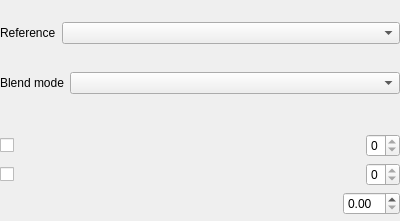
<?xml version="1.0" encoding="UTF-8"?>
<ui version="4.0">
 <class>BucketOptionsWidget</class>
 <widget class="QWidget" name="BucketOptionsWidget">
  <property name="geometry">
   <rect>
    <x>0</x>
    <y>0</y>
    <width>400</width>
    <height>221</height>
   </rect>
  </property>
  <property name="windowTitle">
   <string>Form</string>
  </property>
  <layout class="QVBoxLayout" name="verticalLayout_2">
   <property name="spacing">
    <number>6</number>
   </property>
   <property name="leftMargin">
    <number>0</number>
   </property>
   <property name="topMargin">
    <number>0</number>
   </property>
   <property name="rightMargin">
    <number>0</number>
   </property>
   <property name="bottomMargin">
    <number>6</number>
   </property>
   <item>
    <layout class="QVBoxLayout" name="verticalLayout">
     <property name="bottomMargin">
      <number>6</number>
     </property>
     <item>
      <layout class="QHBoxLayout" name="horizontalLayout_3"/>
     </item>
     <item>
      <layout class="QHBoxLayout" name="horizontalLayout_2">
       <property name="bottomMargin">
        <number>0</number>
       </property>
       <item>
        <widget class="QLabel" name="referenceLayerDescLabel">
         <property name="text">
          <string>Reference</string>
         </property>
        </widget>
       </item>
       <item>
        <widget class="QComboBox" name="referenceLayerComboBox">
         <property name="sizePolicy">
          <sizepolicy hsizetype="Expanding" vsizetype="Fixed">
           <horstretch>0</horstretch>
           <verstretch>0</verstretch>
          </sizepolicy>
         </property>
        </widget>
       </item>
      </layout>
     </item>
     <item>
      <layout class="QHBoxLayout" name="horizontalLayout_4">
       <property name="bottomMargin">
        <number>6</number>
       </property>
       <item>
        <widget class="QLabel" name="blendModeLabel">
         <property name="text">
          <string>Blend mode</string>
         </property>
        </widget>
       </item>
       <item>
        <widget class="QComboBox" name="blendModeComboBox">
         <property name="sizePolicy">
          <sizepolicy hsizetype="Expanding" vsizetype="Fixed">
           <horstretch>0</horstretch>
           <verstretch>0</verstretch>
          </sizepolicy>
         </property>
        </widget>
       </item>
      </layout>
     </item>
    </layout>
   </item>
   <item>
    <layout class="QGridLayout" name="gridLayout" rowstretch="0,0" columnstretch="0,1,0">
     <property name="sizeConstraint">
      <enum>QLayout::SetDefaultConstraint</enum>
     </property>
     <property name="topMargin">
      <number>0</number>
     </property>
     <property name="verticalSpacing">
      <number>6</number>
     </property>
     <item row="0" column="1">
      <widget class="SpinSlider" name="colorToleranceSlider" native="true">
       <property name="sizePolicy">
        <sizepolicy hsizetype="Expanding" vsizetype="Preferred">
         <horstretch>0</horstretch>
         <verstretch>0</verstretch>
        </sizepolicy>
       </property>
      </widget>
     </item>
     <item row="1" column="0">
      <widget class="QCheckBox" name="expandCheckbox">
       <property name="text">
        <string/>
       </property>
      </widget>
     </item>
     <item row="1" column="2">
      <widget class="QSpinBox" name="expandSpinBox">
       <property name="maximum">
        <number>0</number>
       </property>
      </widget>
     </item>
     <item row="0" column="2">
      <widget class="QSpinBox" name="colorToleranceSpinbox">
       <property name="maximum">
        <number>0</number>
       </property>
      </widget>
     </item>
     <item row="1" column="1">
      <widget class="SpinSlider" name="expandSlider" native="true">
       <property name="sizePolicy">
        <sizepolicy hsizetype="Expanding" vsizetype="Preferred">
         <horstretch>0</horstretch>
         <verstretch>0</verstretch>
        </sizepolicy>
       </property>
      </widget>
     </item>
     <item row="0" column="0">
      <widget class="QCheckBox" name="colorToleranceCheckbox">
       <property name="text">
        <string/>
       </property>
      </widget>
     </item>
    </layout>
   </item>
   <item>
    <layout class="QHBoxLayout" name="horizontalLayout" stretch="1,0">
     <item>
      <widget class="SpinSlider" name="strokeThicknessSlider" native="true">
       <property name="sizePolicy">
        <sizepolicy hsizetype="Expanding" vsizetype="Preferred">
         <horstretch>0</horstretch>
         <verstretch>0</verstretch>
        </sizepolicy>
       </property>
      </widget>
     </item>
     <item>
      <widget class="QDoubleSpinBox" name="strokeThicknessSpinBox"/>
     </item>
    </layout>
   </item>
  </layout>
 </widget>
 <customwidgets>
  <customwidget>
   <class>SpinSlider</class>
   <extends>QWidget</extends>
   <header>spinslider.h</header>
   <container>1</container>
  </customwidget>
 </customwidgets>
 <resources/>
 <connections/>
</ui>
